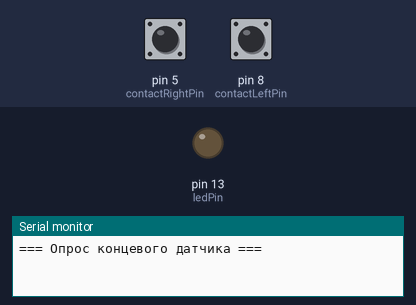
The sketch below on a simulated Arduino Uno, built with avr-gcc and run on an emulated ATmega328P. On the bench: output pins drawn as LEDs (lit = HIGH), the last lines printed to the serial monitor. Dashed ring = blinking. The inputs (shaded band) are chosen by the test bench; at power-on: pin 5 (contactRightPin) HIGH, pin 8 (contactLeftPin) HIGH.

Above: at 2.2 s.
2.3 s: pin 5 (contactRightPin) pulled LOW for 0.15 s
At 2.37 s:
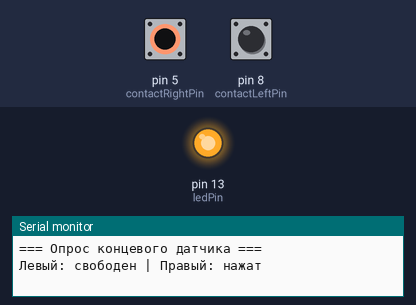
3.9 s: pin 8 (contactLeftPin) pulled LOW for 0.15 s
At 5.2 s:
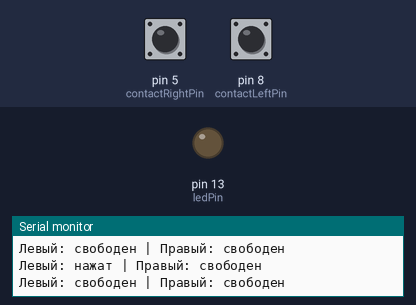
5.5 s: pin 8 (contactLeftPin) pulled LOW for 3.2 s
At 5.8 s:
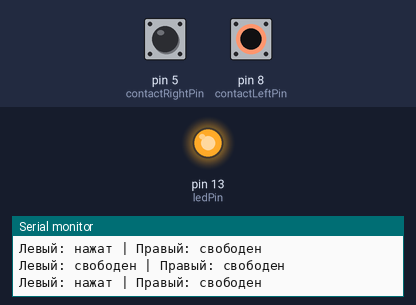
10.2 s: pin 5 (contactRightPin) pulled LOW for 3.2 s
At 14.3 s:
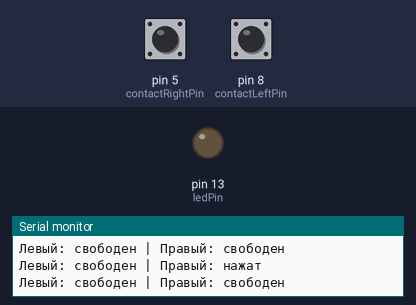
14.9 s: pin 5 (contactRightPin) driven LOW and pin 8 (contactLeftPin) driven LOW
At 15.03 s:
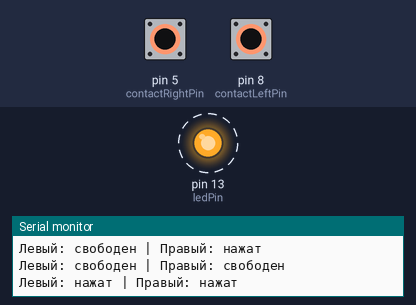
Timing chart, 0 to 18.9 s (numbered marks = the images above; inputs shaded):
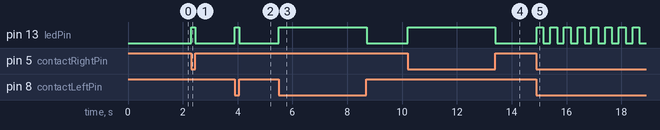

The sketch:

3.5_limitSwitchSensor.ino
```cpp
const uint8_t contactLeftPin = 8;     // Пин левого концевого датчика
const uint8_t contactRightPin = 5;    // Пин правого концевого датчика
const uint8_t ledPin = 13;            // Встроенный светодиод

// Переменные для хранения состояния датчиков
bool leftSensorState = false;         // Состояние левого датчика
bool rightSensorState = false;        // Состояние правого датчика
bool previousLeftState = false;       // Предыдущее состояние левого датчика
bool previousRightState = false;      // Предыдущее состояние правого датчика

// Переменные для временных интервалов
unsigned long lastReadTime = 0;       // Время последнего опроса датчиков
const unsigned long readInterval = 50;  // Интервал опроса датчиков (мс)

void setup() {
  // Инициализация Serial порта для вывода информации
  Serial.begin(115200);
  while(!Serial);
  Serial.println("=== Опрос концевого датчика ===");

  // Настройка пинов концевых датчиков как входы с подтяжкой
  pinMode(contactLeftPin, INPUT_PULLUP);
  pinMode(contactRightPin, INPUT_PULLUP);

  // Настройка пина светодиода как выход
  pinMode(ledPin, OUTPUT);
  digitalWrite(ledPin, LOW);  // Выключаем светодиод

  // Первоначальное чтение состояния датчиков
  leftSensorState = !digitalRead(contactLeftPin);    // Инвертируем из-за INPUT_PULLUP
  rightSensorState = !digitalRead(contactRightPin);  // Инвертируем из-за INPUT_PULLUP

  delay(1000);  // Пауза для стабилизации
}

void loop() {
  // Проверяем, пора ли опрашивать датчики
  if (millis() - lastReadTime >= readInterval) {
    lastReadTime = millis();

    // Сохраняем предыдущие состояния
    previousLeftState = leftSensorState;
    previousRightState = rightSensorState;

    // Читаем текущие состояния датчиков
    // Используем инверсию из-за INPUT_PULLUP (LOW = нажат, HIGH = свободен)
    leftSensorState = !digitalRead(contactLeftPin);
    rightSensorState = !digitalRead(contactRightPin);

    // Проверяем изменения состояния и выводим информацию
    bool stateChanged = (leftSensorState != previousLeftState) || (rightSensorState != previousRightState);

    if (stateChanged) {
      // Состояние левого датчика
      Serial.print("Левый: ");
      if (leftSensorState) Serial.print("нажат");
      else Serial.print("свободен");

      Serial.print(" | Правый: ");

      // Состояние правого датчика
      if (rightSensorState) Serial.println("нажат");
      else Serial.println("свободен");

      Serial.println();
    }

    // Управление светодиодом в зависимости от состояния датчиков
    manageLedIndication();

  }
}

void manageLedIndication() {
  static unsigned long lastBlinkTime = 0;
  static bool blinkState = false;

  if (leftSensorState && rightSensorState) {
    // Оба датчика нажаты - мигаем светодиодом
    if (millis() - lastBlinkTime >= 250) {  // Мигание с частотой 2 Гц
      lastBlinkTime = millis();
      blinkState = !blinkState;
      digitalWrite(ledPin, blinkState);
    }
  } else if (leftSensorState || rightSensorState) {
    // Один из датчиков нажат - светодиод горит постоянно
    digitalWrite(ledPin, HIGH);
  } else {
    // Оба датчика свободны - светодиод выключен
    digitalWrite(ledPin, LOW);
  }
}
```

Measured:
- after the input at 2.3 s, pin 13 (ledPin): LOW → HIGH at once, → LOW 0.15 s later
- after the input at 3.9 s, pin 13 (ledPin): LOW → HIGH at once, → LOW 0.15 s later
- after the input at 5.5 s, pin 13 (ledPin): LOW → HIGH at once, → LOW 3.2 s later
- after the input at 10.2 s, pin 13 (ledPin): LOW → HIGH at once, → LOW 3.2 s later
- after the input at 14.9 s, pin 13 (ledPin): alternates HIGH for 0.25 s and LOW for 0.25 s, starting at once
